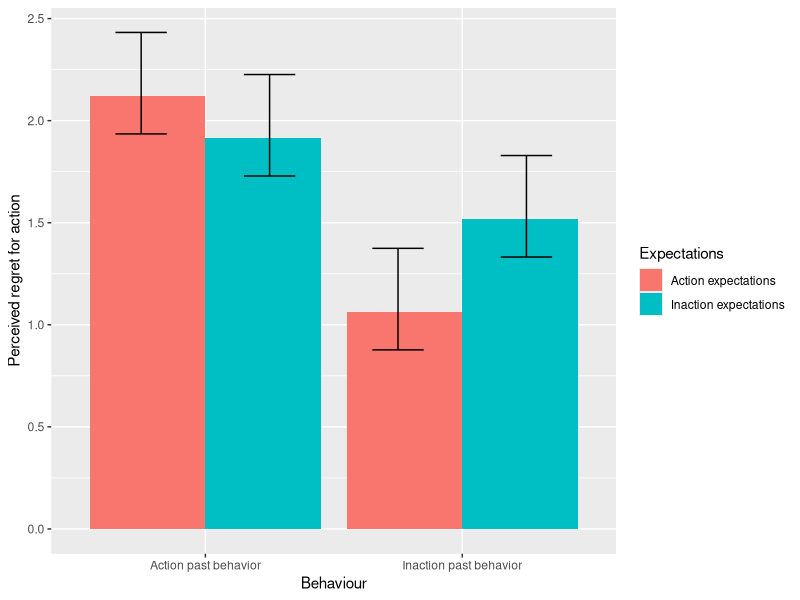

R code for this plot:
#### Preamble ####
# Purpose: Simulates data that is similar to what is used
# Author: Janssen Myer Rambaud
# Date: February 15th, 2024
# Contact: janssen.rambaud@mail.utoronto.ca
# License: MIT
# Pre-requisites: None



#### Workspace setup ####
library(tidyverse)

#### Simulate data ####
set.seed(3)

# Table Simulation. reflects experiment 2's data
exp2_data <- tibble(
  norms = c("Action norms", "Inaction norms", "Control norms"),
  M_action_past_behaviour = runif(3, min = 1, max = 5),  # mean
  SD_action_past_behaviour = runif(3, min = 1, max = 2), # standard deviation
  N_action_past_behaviour = sample(40:60, 3),            # number of participants
  M_inaction_past_behaviour = runif(3, min = 1, max = 5),
  SD_inaction_past_behaviour = runif(3, min = 1, max = 2),
  N_inaction_past_behaviour = sample(40:60, 3)
)

# Print the tibble
head(exp2_data)


# Graph, reflects experiment 3's data

# Table simulation with experiment 3 data
exp3_data <- tibble(
  
  # use repeats to get four action/inaction columns split between action and inaction norms
  # the expectations are also repeated to reflect the action norms and past behaviour
  graph_norms = rep(c("Action norms", "Inaction norms"), 2),
  past_behaviours = rep(c("Action past behavior", "Inaction past behavior"), each = 2),
  expectations = rep(c("Action expectations", "Inaction expectations"), times = 2),
  perceived_regret = runif(4, min = 1, max = 5)
)

# create the graph 
ggplot(exp3_data, aes(x = past_behaviours, y = perceived_regret, fill = expectations)) +
  geom_bar(stat = "identity", position = position_dodge()) +
  
  # create the error bar like the photo
  geom_errorbar(aes(ymin = perceived_regret - runif(1, min = 0.1, max = 1), ymax = perceived_regret + runif(1, min = 0.1, max = 1)),
                width = 0.4, position = position_dodge(1)) +
  labs(x = "Behaviour", y = "Perceived regret for action", fill = "Expectations")


# tests, should all be TRUE
exp2_data$norms |>
  length() == 3
exp2_data$N_action_past_behaviour |>
  min() >= 40
exp2_data$N_action_past_behaviour |>
  max() <= 60
exp2_data$SD_inaction_past_behaviour |>
  length() == 3

